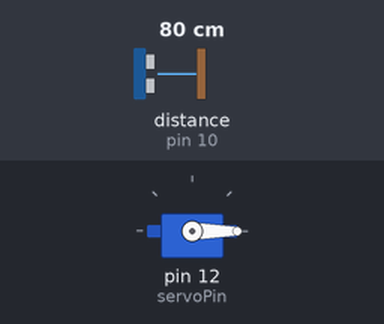
A sketch run on a simulated Arduino Uno, built with avr-gcc and run on an emulated ATmega328P. On the bench: servo. Wiring (inferred from the names in the program): ultrasonic range finder: trigger pin 11; echo pin 10. Inputs (shaded band) come from the test bench; at power-on: distance to the obstacle (sensor on pin 10) 80 cm. The echo pulse lasts 58.3 µs per cm.

Above: at 2.2 s.
2.3 s: distance to the obstacle (sensor on pin 10) set to 56 cm
3.8 s: distance to the obstacle (sensor on pin 10) set to 47 cm
At 4.3 s:
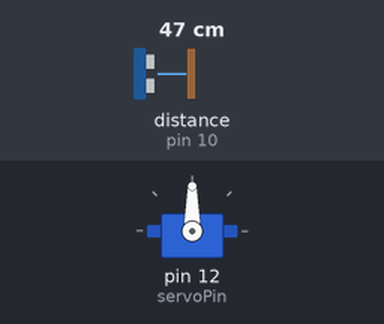
Timing chart, 0 to 11.4 s (numbered marks = the images above; inputs shaded):
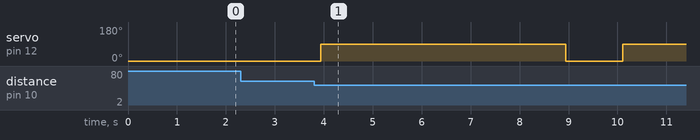

Measured:
- the behaviour switches between 51 and 50 cm on distance to the obstacle (sensor on pin 10) (found by bisection; images 0 and 1)
- after the input at 2.3 s, every drawn part: stays the same
- after the input at 3.8 s, servo on pin 12 (servoPin): 0° → 90° after 0.14 s, → 0° 5.0 s later, → 90° 1.2 s later

The sketch:

smartLixeira.ino
```cpp
//Lixeira automatizada
#include <Servo.h>   //Importando a biblioteca do motor servo
Servo servo;
int trigPin = 11;
int echoPin = 10;
int servoPin = 12;

long duracao, distancia, average;
long aver[3];   //array for average


void setup() {
  servo.attach(servoPin);
  pinMode(trigPin, OUTPUT);
  pinMode(echoPin, INPUT);
  servo.write(0);
  delay(1000);
  servo.detach();
}

void measure() {
digitalWrite(trigPin, LOW);
delayMicroseconds(5);
digitalWrite(trigPin, HIGH);
delayMicroseconds(15);
digitalWrite(trigPin, LOW);
pinMode(echoPin, INPUT);
duracao = pulseIn(echoPin, HIGH);
distancia = (duracao/2) / 29.1;
}
void loop() {
  for (int i=0;i<=2;i++) {
    measure();
   aver[i]=distancia;
    delay(50);
  }
 distancia=(aver[0]+aver[1]+aver[2])/3;
if ( distancia<50 ) {
 servo.attach(servoPin);
  delay(1);
 servo.write(90);
 delay(5000);
 servo.write(0);
 delay(1000);
 servo.detach();
}
}
```
